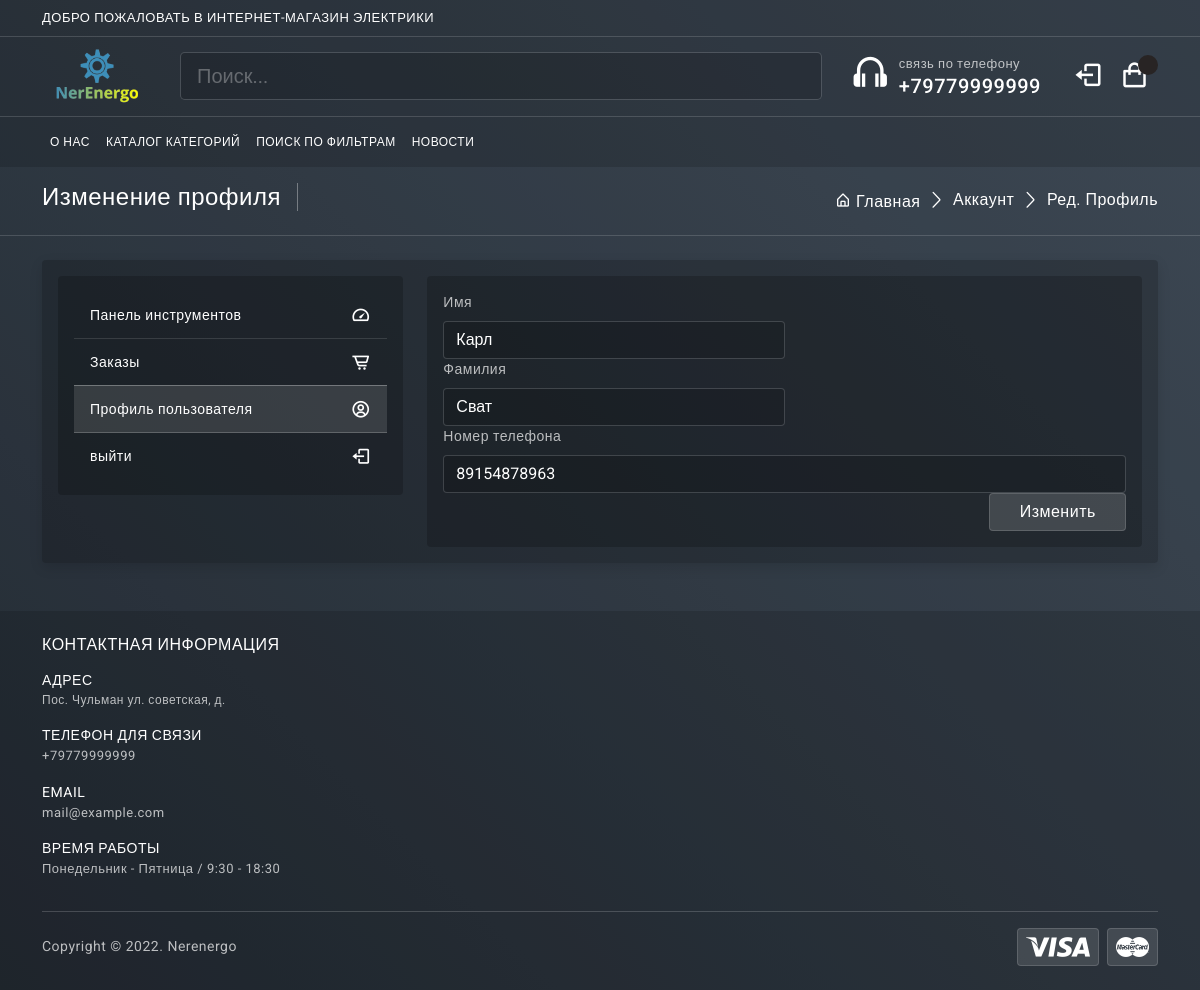
Page /account/profile/ (signed in) on the committed database.
### accounts/models.py (models this page shows, shortened)
class Account(AbstractBaseUser):
    first_name = models.CharField(max_length=50)
    last_name = models.CharField(max_length=50)
    username = models.CharField(max_length=50, unique=True)
    email = models.EmailField(max_length=100, unique=True)
    Phone_number = models.CharField(max_length=50)
    is_admin = models.BooleanField(default=False)
    is_staff = models.BooleanField(default=False)
    is_active = models.BooleanField(default=False)
    is_superadmin = models.BooleanField(default=False)
    date_joined_for_format = models.DateTimeField(auto_now_add=True)
    last_login_for_format  = models.DateTimeField(auto_now_add=True)
    USERNAME_FIELD = 'email'
    REQUIRED_FIELDS = ['username', 'first_name', 'last_name']
    objects = AccountManger()

### accounts/views.py (the view)
# urls.py: path('profile/', views.edit_profile, name='profile'),
@login_required(login_url = 'accounts:login')
def edit_profile(request):
    userprofile = get_object_or_404(UserProfile, user=request.user)
    if request.method == 'POST':
        user_form = UserForm(request.POST, instance=request.user)
        profile_form = UserProfileForm(request.POST, request.FILES, instance=userprofile)
        if user_form.is_valid() and profile_form.is_valid():
            user_form.save()
            profile_form.save()
            messages.success(request, 'Ваш аккаунт обновлен!')
            return redirect('accounts:profile')
    else:
        user_form = UserForm(instance=request.user)
        profile_form = UserProfileForm(instance=userprofile)
    context = {
        'user_form': user_form,
        'profile_form': profile_form,
        'userprofile': userprofile,
    }
    return render(request, 'mainapp/profile.html', context)

### accounts/forms.py
class UserForm(forms.ModelForm):
    class Meta:
        model = Account
        fields = ('first_name', 'last_name', 'Phone_number')
    def __init__(self, *args, **kwargs):
        super(UserForm, self).__init__(*args, **kwargs)
        for field in self.fields:
            self.fields[field].widget.attrs['class'] = 'form-control'

class UserProfileForm(forms.ModelForm):
    profile_picture = forms.ImageField(required=False, error_messages = {'invalid':("Image files only")}, widget=forms.FileInput)
    class Meta:
        model = UserProfile
        fields = ('address', 'city', 'state', 'country', 'profile_picture')
    def __init__(self, *args, **kwargs):
        super(UserProfileForm, self).__init__(*args, **kwargs)
        for field in self.fields:
            self.fields[field].widget.attrs['class'] = 'form-control'

### mainapp/templates/mainapp/profile.html (shortened to what this page needs)
{% extends 'mainapp/index.html' %}
{% load static %}
{% block content %}
<section class="py-3 border-bottom d-none d-md-flex">
	<div class="container">
		<div class="page-breadcrumb d-flex align-items-center">
			<h3 class="breadcrumb-title pe-3">Изменение профиля</h3>
			<div class="ms-auto">
				<nav aria-label="breadcrumb">
					<ol class="breadcrumb mb-0 p-0">
						<li class="breadcrumb-item"><a href="{% url 'mainapp:index.html' %}"><i class="bx bx-home-alt"></i> Главная</a>
										</li>
						<li class="breadcrumb-item"><a href="{% url 'accounts:dashboard' %}">Аккаунт</a>
										</li>
						<li class="breadcrumb-item active" aria-current="page">Ред. Профиль</li>
					</ol>
				</nav>
			</div>
		</div>
	</div>
</section>
				<section class="py-4">
					<div class="container">
						<div class="card">
							<form action="{% url 'accounts:profile' %}" method="POST">
								<div class="card-body">
									<div class="row">
										<div class="col-lg-4">
											<div class="card shadow-none mb-3 mb-lg-0">
												<div class="card-body">
													<div class="list-group list-group-flush">
														<a href="{% url 'accounts:dashboard' %}" class="list-group-item d-flex justify-content-between align-items-center bg-transparent">Панель инструментов <i class='bx bx-tachometer fs-5'></i></a>
														<a href="account-orders.html" class="list-group-item d-flex justify-content-between align-items-center bg-transparent">Заказы <i class='bx bx-cart-alt fs-5'></i></a>
														<a href="{% url 'accounts:profile' %}" class="list-group-item active d-flex justify-content-between align-items-center">Профиль пользователя<i class='bx bx-user-circle fs-5'></i></a>
														<a href="#" class="list-group-item d-flex justify-content-between align-items-center bg-transparent">выйти<i class='bx bx-log-out fs-5'></i></a>
													</div>
												</div>
											</div>
										</div>
										<div class="col-lg-8">
											<div class="card shadow-none mb-0">
												<div class="card-body">
													<form class="row g-3">
														<div class="col-md-6">
															<label class="form-label">Имя</label>
															{{user_form.first_name}}
														</div>
														<div class="col-md-6">
															<label class="form-label">Фамилия</label>
															{{user_form.last_name}}
														</div>
														<div class="col-12">
															<label class="form-label">Номер телефона</label>
															{{user_form.Phone_number}}
														</div>
														<div class="col-12">
															<input style="float:right;width:20%;" type="submit" value="Изменить" class="btn btn-light">
														</div>
													</form>
												</div>
											</div>
										</div>
									</div>
								</div>
							</form>
						</div>
					</div>
				</section>
{% endblock content %}

### static/mainapp/css/app.css (style rules this page uses)
body { background-image: radial-gradient(circle, rgba(80,163,191,1)0%, rgba(11,16,55,1)100%); font-size: 14px; letter-spacing: .5px; font-family: Roboto, sans-serif; }
input::placeholder { color: #fff!important; opacity: .3!important }
a { text-decoration: none }
.breadcrumb-title { font-size: 24px; border-right: 1.5px solid rgb(255 255 255 / 34%); color: #fff; }
.page-breadcrumb .breadcrumb li.breadcrumb-item { font-size: 16px }
.page-breadcrumb .breadcrumb-item+.breadcrumb-item::before { display: inline-block; padding-right: .5rem; color: #ffffff; font-family: LineIcons; content: "\ea5c" }
body.bg-theme9 { background-image: linear-gradient(45deg, #29323c, #485563); }

### rows in the picture
Account: first_name "Карл", last_name "Сват", Phone_number "89154878963"
